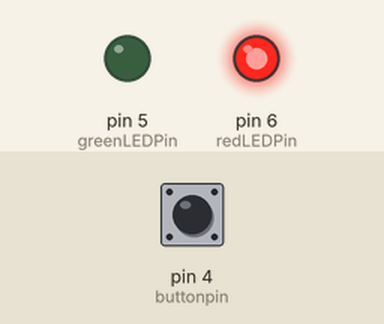
Simulated run of this sketch. Board: Arduino Uno, built with avr-gcc and run on an emulated ATmega328P. On the bench: output pins drawn as LEDs (lit = HIGH). The test bench sets the inputs (shaded band); at power-on: pin 4 (buttonpin) HIGH.

Above: at 1.2 s.
1.3 s: pin 4 (buttonpin) pulled LOW for 0.15 s
At 1.37 s:
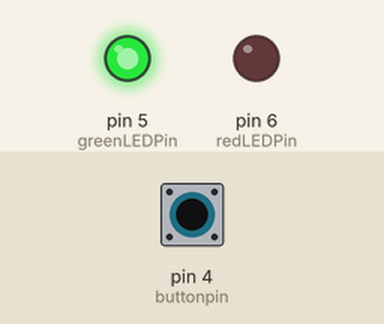
2.9 s: pin 4 (buttonpin) pulled LOW for 3.2 s
At 6.4 s:
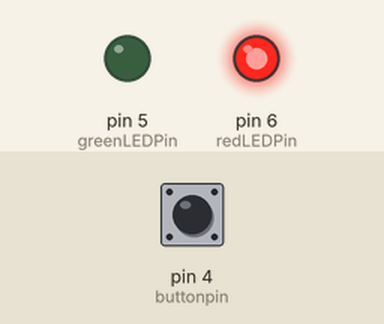
Timing chart, 0 to 7.9 s (numbered marks = the images above; inputs shaded):
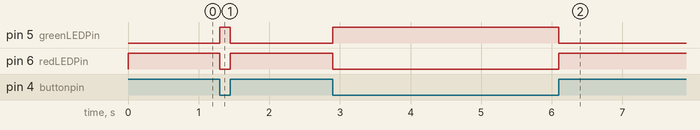

Measured:
- after the input at 1.3 s, pin 5 (greenLEDPin): LOW → HIGH at once, → LOW 0.15 s later; pin 6 (redLEDPin): HIGH → LOW at once, → HIGH 0.15 s later
- after the input at 2.9 s, pin 5 (greenLEDPin): LOW → HIGH at once, → LOW 3.2 s later; pin 6 (redLEDPin): HIGH → LOW at once, → HIGH 3.2 s later

The sketch:

seatbeltTest.ino
```cpp
int redLEDPin = 6;
int greenLEDPin = 5;
int buttonpin = 4;
int val;

void setup() {

  pinMode(redLEDPin, OUTPUT);

  pinMode(greenLEDPin, OUTPUT);

  pinMode(buttonpin, INPUT);


}

void loop() {

  val= digitalRead(buttonpin);

  if (val== LOW)

    {
      digitalWrite(greenLEDPin, HIGH);

      digitalWrite(redLEDPin, LOW);
    }

else if (val== HIGH)

{

  digitalWrite(redLEDPin, HIGH);

  digitalWrite(greenLEDPin, LOW);
}
}
```
